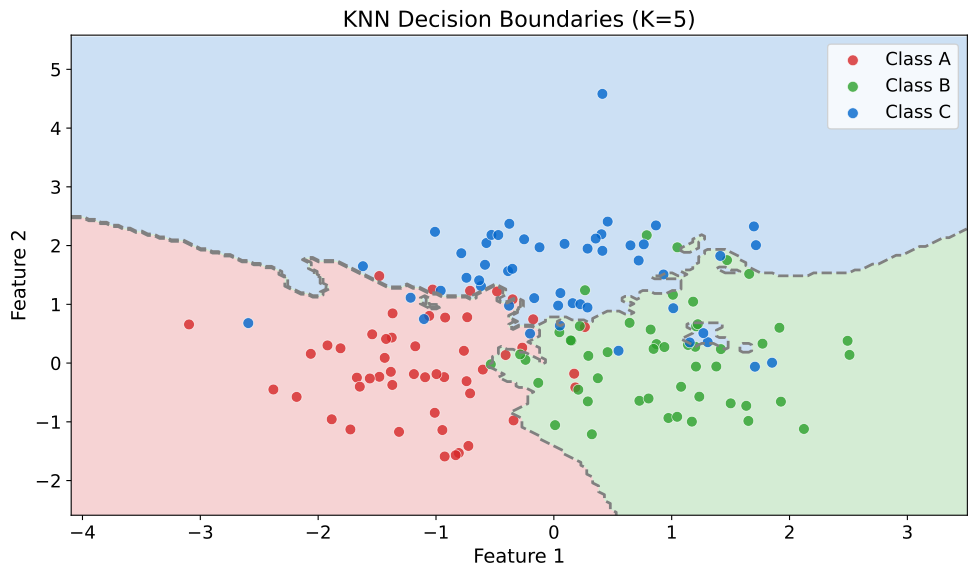

Recreate this plot in Python.
"""KNN Decision Boundaries - Effect of K on classification"""
import matplotlib.pyplot as plt
import numpy as np
from pathlib import Path

plt.rcParams.update({
    'font.size': 14, 'axes.labelsize': 14, 'axes.titlesize': 16,
    'xtick.labelsize': 13, 'ytick.labelsize': 13, 'legend.fontsize': 13,
    'figure.figsize': (10, 6), 'figure.dpi': 150
})

MLPURPLE = '#3333B2'
MLBLUE = '#0066CC'
MLORANGE = '#FF7F0E'
MLGREEN = '#2CA02C'
MLRED = '#D62728'

np.random.seed(42)

# Generate synthetic data
n_per_class = 50
X0 = np.random.randn(n_per_class, 2) * 0.8 + np.array([-1, 0])
X1 = np.random.randn(n_per_class, 2) * 0.8 + np.array([1, 0])
X2 = np.random.randn(n_per_class, 2) * 0.8 + np.array([0, 1.5])
X = np.vstack([X0, X1, X2])
y = np.array([0] * n_per_class + [1] * n_per_class + [2] * n_per_class)

# Create decision boundary mesh
h = 0.05
x_min, x_max = X[:, 0].min() - 1, X[:, 0].max() + 1
y_min, y_max = X[:, 1].min() - 1, X[:, 1].max() + 1
xx, yy = np.meshgrid(np.arange(x_min, x_max, h), np.arange(y_min, y_max, h))

from sklearn.neighbors import KNeighborsClassifier

fig, ax = plt.subplots(figsize=(10, 6))

# Use K=5
knn = KNeighborsClassifier(n_neighbors=5)
knn.fit(X, y)
Z = knn.predict(np.c_[xx.ravel(), yy.ravel()])
Z = Z.reshape(xx.shape)

# Plot decision regions
colors = [MLRED, MLGREEN, MLBLUE]
ax.contourf(xx, yy, Z, levels=[-0.5, 0.5, 1.5, 2.5], colors=colors, alpha=0.2)
ax.contour(xx, yy, Z, levels=[0.5, 1.5], colors='gray', linestyles='--', linewidths=2)

# Plot data points
for i, (color, label) in enumerate(zip(colors, ['Class A', 'Class B', 'Class C'])):
    ax.scatter(X[y == i, 0], X[y == i, 1], c=color, s=60, alpha=0.8,
               label=label, edgecolors='white', linewidth=0.5)

ax.set_xlabel('Feature 1')
ax.set_ylabel('Feature 2')
ax.set_title('KNN Decision Boundaries (K=5)')
ax.legend(loc='upper right')
ax.set_xlim(x_min, x_max)
ax.set_ylim(y_min, y_max)

plt.tight_layout()
plt.savefig(Path(__file__).parent / 'chart.pdf', dpi=300, bbox_inches='tight')
plt.close()
print("Chart saved: 01_knn_boundaries/chart.pdf")
